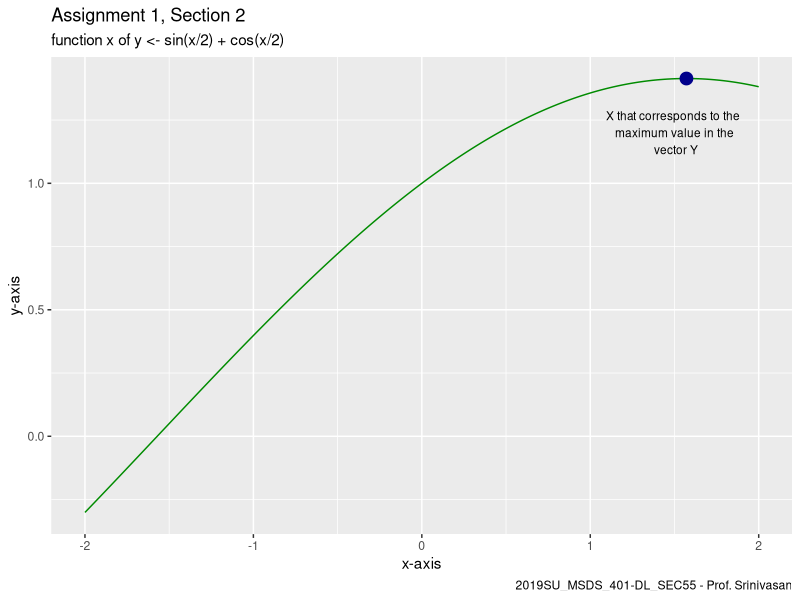
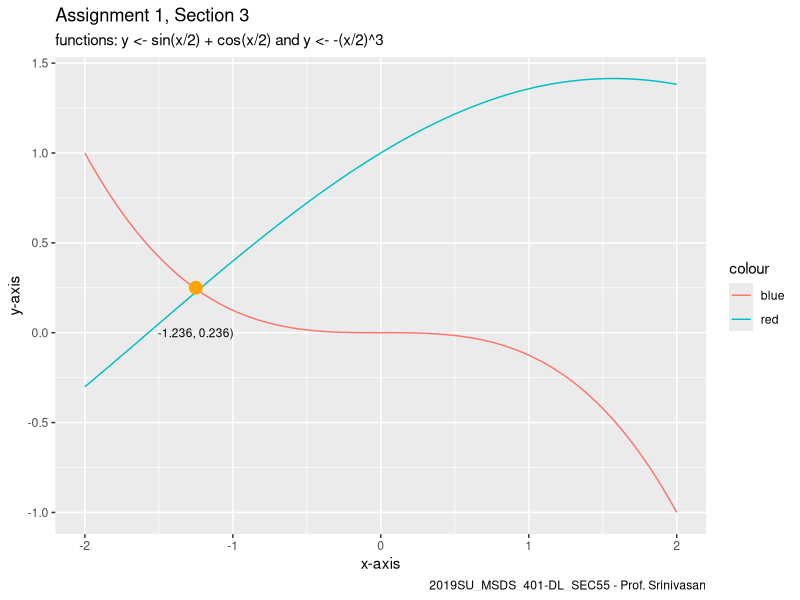
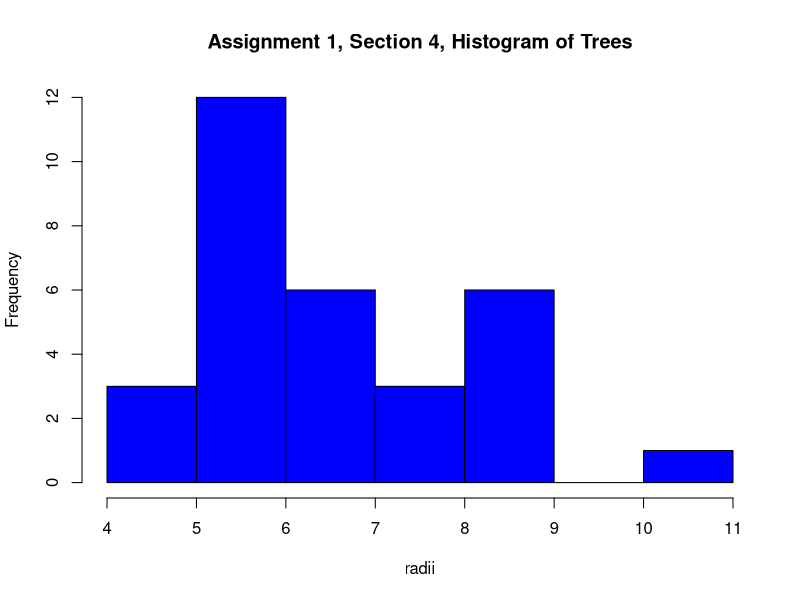
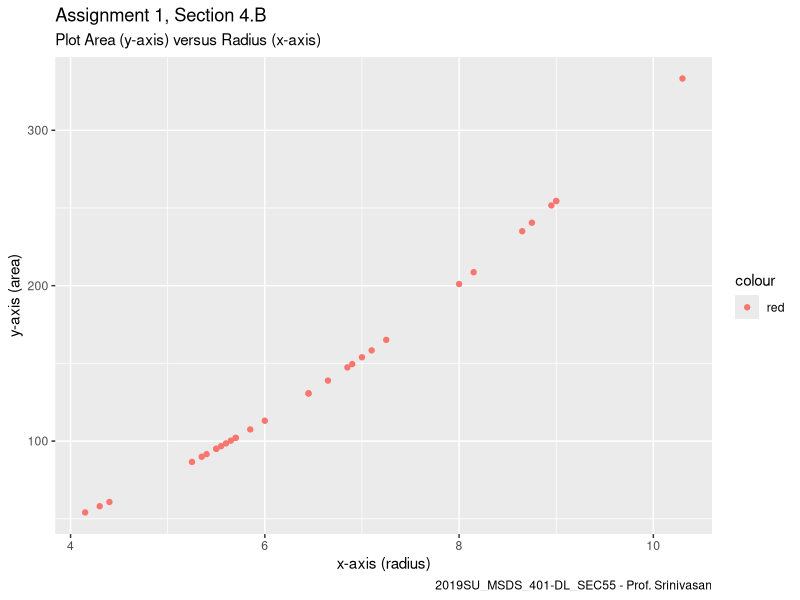
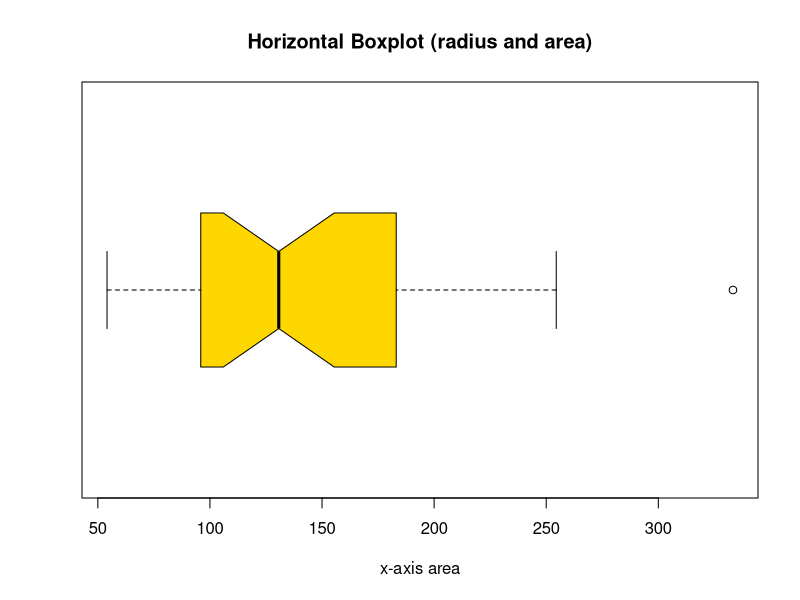
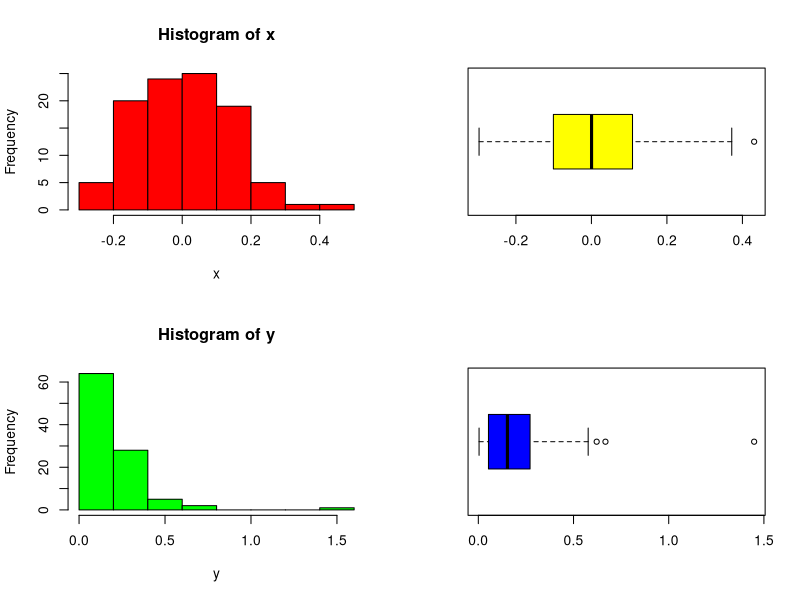

These charts were generated, in order, by the following R code:
## ---- chunk 1
# DO NOT ADD OR REVISE CODE HERE
knitr::opts_chunk$set(echo = TRUE, eval = TRUE)

## ---- chunk 2

a <- seq(from = 0, to = 4, by = 1)
b <- 13
c <- rep(c(2, -5.1, -23), times = 3)
d <- 7/42 + 3 + 35/42
e <- c(a, b, c, d)

## ---- chunk 3

e <- sort(e, decreasing = FALSE)
L <- length(e)

print (L)

f <- seq(L,1)
g <- e + f

print (g)


## ---- chunk 4

h1 <- g[1]
h2 <- g[length(g)]
h <- c(h1, h2)

i <- g[2:15]

print(h)
print(i)


## ---- chunk 5

j <- c(h1, i, h2)
print(j)
round(sum(j), digits = 2)

## ---- chunk 6

trig_function <- function(x) {
  y <- sin(x/2) + cos(x/2)
  return(y)
} 
  
## ---- chunk 7

x <- seq(from = -2, to = 2, length.out=4001)

y <- trig_function(x)

newx <- x[which(y == max(y))]
newy <- max(y)

print(round(newy, digits = 3))
print(round(newx, digits = 3))

## ---- chunk 8

library(ggplot2)

ggplot(data = NULL, aes(x, y)) + geom_line(color="green4") +
  geom_point(aes(x = newx, y = newy), size = 4, col="blue4") +
  geom_text(size=3, aes(1.5,1.2), label = "X that corresponds to the \n maximum value in the \n vector Y") + 
  ggtitle("X that corresponds to the maximum value in the vector Y") +
  labs(subtitle = "function x of y <- sin(x/2) + cos(x/2)", 
       y = "y-axis", 
       x = "x-axis", 
       title = "Assignment 1, Section 2", 
       caption = "2019SU_MSDS_401-DL_SEC55 - Prof. Srinivasan")

## ---- chunk 9

curve_function <- function(x) {
  curve_y <- -(x/2)^3
  return(curve_y)
}
curve_y <- curve_function(x)

library(ggplot2)
ggplot(data = NULL, aes(x)) + 
  geom_line(aes(y = y, color = "red")) + 
  geom_line(aes(y = curve_y, color = "blue")) +
  geom_point(aes(x = -1.25, .25), size = 4, col="orange") +
  geom_text(size=3, aes(-1.25,0), label = "-1.236, 0.236)") + 
  labs(subtitle="functions: y <- sin(x/2) + cos(x/2) and y <- -(x/2)^3", 
       y="y-axis", 
       x="x-axis", 
       title="Assignment 1, Section 3", 
       caption="2019SU_MSDS_401-DL_SEC55 - Prof. Srinivasan")

## ---- chunk 10

data(trees)

print(str(trees))
print(apply(trees, 2, median))

Girth_Equal_Median <- which(trees$Girth == median(trees$Girth))
print(Girth_Equal_Median)

print(trees[Girth_Equal_Median,])

## ---- chunk 11

r <-(trees$Girth/2) # radius = diameter / 2

func_cross_sectional <- function(cross_radius) {
  cross_sectional <- (pi*(cross_radius^2))
  return(cross_sectional)
}
cross_radius <- r

cross_sectional <- func_cross_sectional(cross_radius)
cross_sectional

stem(r)

hist(r,
     col = "blue",
     xlab = "radii",
     main = "Assignment 1, Section 4, Histogram of Trees")

ggplot(data = NULL, aes(r)) + 
  geom_point(aes(y = cross_sectional, color = "red")) + 
  ggtitle("Radius vs Area") +
  labs(subtitle="Plot Area (y-axis) versus Radius (x-axis)", 
       y = "y-axis (area)", 
       x = "x-axis (radius)", 
       title = "Assignment 1, Section 4.B", 
       caption = "2019SU_MSDS_401-DL_SEC55 - Prof. Srinivasan")

## ---- chunk 12

boxplot(cross_sectional,
        main = "Horizontal Boxplot (radius and area)", 
        notch = TRUE, 
        horizontal = TRUE, 
        col = c("gold","darkgreen"), 
        xlab = "x-axis area")

## ---- chunk 13

boxplot.stats(x = cross_sectional, coef = 3.0)

largest_area <- max(trees[1])
largest_tree <- which((trees[1] == largest_area))

print(trees[largest_tree,])

## ---- chunk 14

set.seed(124)
y <- rexp(n = 100, rate = 5.5)

set.seed(127)
x<-rnorm(n = 100, mean = 0, sd = 0.15)

new_bind <- cbind(x,y)

new_iqr <- apply(new_bind, 2, IQR)
round(new_iqr, digits = 4)

## ---- chunk 15

par(mfrow = c(2, 2))

hist(x, col="red") # Row 1, Column 1

boxplot(x, horizontal=TRUE, col="yellow") # Row 1, Column 2

hist(y, col="green") # Row 2, Column 1

boxplot(y, horizontal=TRUE, col="blue") # Row 2, Column 2

## ---- chunk 16


